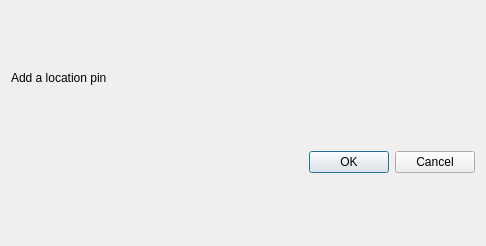
<?xml version="1.0" encoding="UTF-8"?>
<ui version="4.0">
 <class>AddPinDialog</class>
 <widget class="QDialog" name="AddPinDialog">
  <property name="geometry">
   <rect>
    <x>0</x>
    <y>0</y>
    <width>486</width>
    <height>246</height>
   </rect>
  </property>
  <property name="windowTitle">
   <string>Add Pin</string>
  </property>
  <layout class="QVBoxLayout" name="verticalLayout">
   <item>
    <widget class="QLabel" name="label">
     <property name="sizePolicy">
      <sizepolicy hsizetype="Preferred" vsizetype="Maximum">
       <horstretch>0</horstretch>
       <verstretch>0</verstretch>
      </sizepolicy>
     </property>
     <property name="text">
      <string>Add a location pin</string>
     </property>
    </widget>
   </item>
   <item>
    <layout class="QFormLayout" name="formLayout"/>
   </item>
   <item>
    <widget class="QDialogButtonBox" name="buttonBox">
     <property name="orientation">
      <enum>Qt::Horizontal</enum>
     </property>
     <property name="standardButtons">
      <set>QDialogButtonBox::Cancel|QDialogButtonBox::Ok</set>
     </property>
    </widget>
   </item>
  </layout>
 </widget>
 <resources/>
 <connections>
  <connection>
   <sender>buttonBox</sender>
   <signal>accepted()</signal>
   <receiver>AddPinDialog</receiver>
   <slot>accept()</slot>
   <hints>
    <hint type="sourcelabel">
     <x>248</x>
     <y>254</y>
    </hint>
    <hint type="destinationlabel">
     <x>157</x>
     <y>274</y>
    </hint>
   </hints>
  </connection>
  <connection>
   <sender>buttonBox</sender>
   <signal>rejected()</signal>
   <receiver>AddPinDialog</receiver>
   <slot>reject()</slot>
   <hints>
    <hint type="sourcelabel">
     <x>316</x>
     <y>260</y>
    </hint>
    <hint type="destinationlabel">
     <x>286</x>
     <y>274</y>
    </hint>
   </hints>
  </connection>
 </connections>
</ui>
